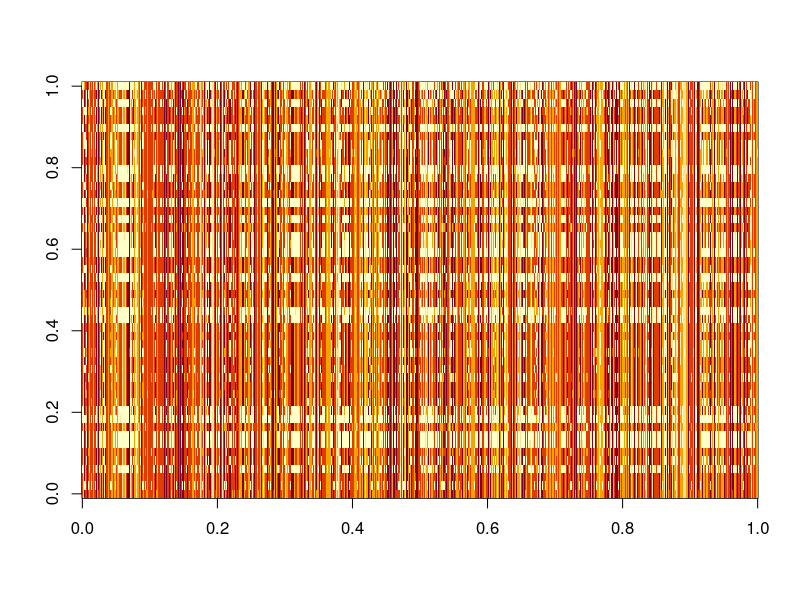

Write the R code that produced this figure. (Note: this script raises an error after producing the figure.)
rm(list=ls(all=TRUE))
set.seed(30)

ngroup.loc=6
ngroup.spp=rpois(ngroup.loc,lambda=3)+1

#get parameters
tmp=runif(ngroup.loc)
theta.true=theta=tmp/sum(tmp)
phi=psi=matrix(NA,ngroup.loc,max(ngroup.spp))
for (i in 1:ngroup.loc){
  tmp=runif(ngroup.spp[i])
  ind=1:ngroup.spp[i]
  phi[i,ind]=tmp/sum(tmp)
  psi[i,ind]=rbeta(ngroup.spp[i],0.1,0.1)
}
phi.true=phi
psi.true=psi

#get latent variables
nloc=1000
tmp=rmultinom(1,size=nloc,prob=theta)
tmp1=rep(1:ngroup.loc,times=tmp)
z.true=z=sample(tmp1,nloc); 

nspp=50
w=matrix(NA,ngroup.loc,nspp)
for (i in 1:ngroup.loc){
  phi.tmp=phi[i,]
  tmp=rmultinom(1,size=nspp,prob=phi.tmp[!is.na(phi.tmp)])  
  tmp1=rep(1:ngroup.spp[i],times=tmp)
  w[i,]=sample(tmp1,nspp)
}
w.true=w

#generate data
n=rbinom(nloc,size=3,prob=0.6)+1; table(n)
y=matrix(NA,nloc,nspp)
for (i in 1:nloc){
  for (j in 1:nspp){
    zsel=z[i]
    wsel=w[zsel,j]
    y[i,j]=rbinom(1,size=n[i],prob=psi[zsel,wsel])    
  }
}
image(y)

setwd('U:\\GIT_models\\co_clustering')
write.csv(y,'fake data.csv',row.names=F)
write.csv(n,'fake data n.csv',row.names=F)